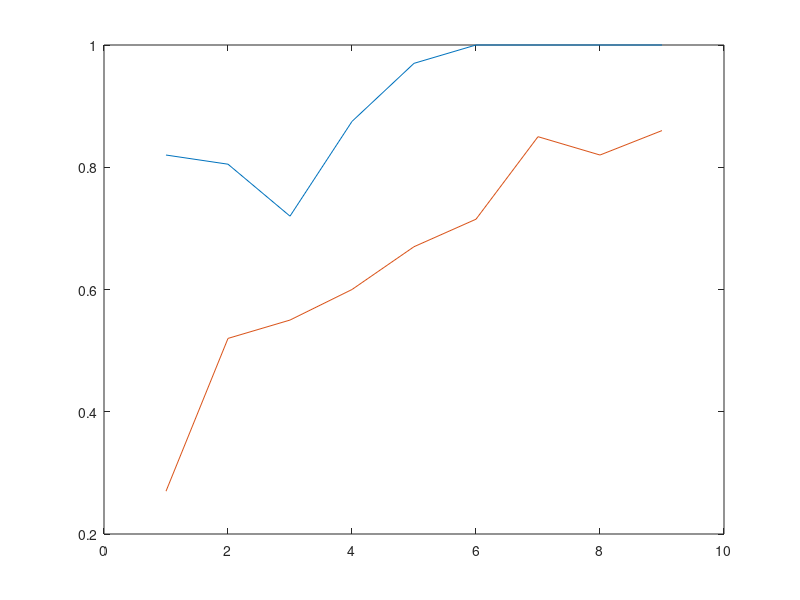

MATLAB code to generate this figure:
% calculate auc for the roc curves from the results
clear; clc; close all; 

load('results.mat');

minutes = 2:10;

auroc = zeros(numel(results), 2); % bad, good
cols = [3, 5];

for i = 1:numel(results)
    
    for j = 1:2
    
        auroc(i, j) = trapz(results{i}{cols(j)}, results{i}{cols(j)+1});
    
    end
    
end

plot(auroc);